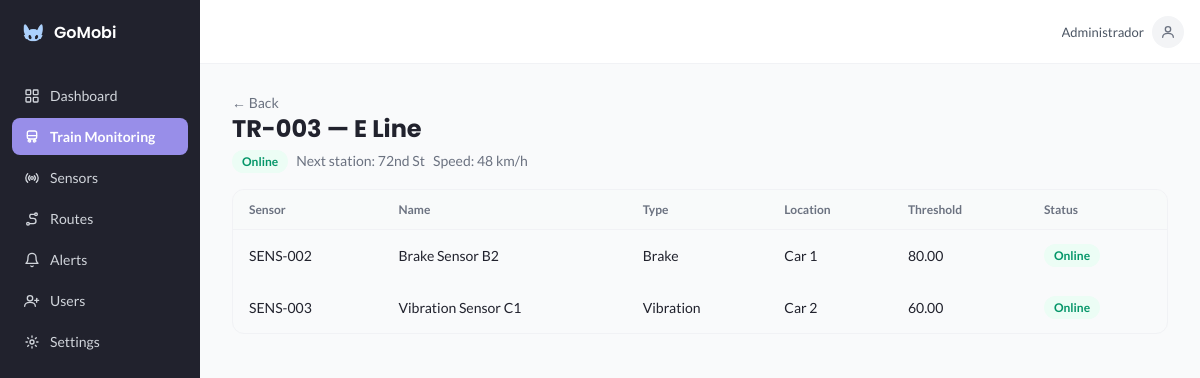
The app's page /trem.php?id=TR-003 (signed in) with its own data.
### tables this page shows
CREATE TABLE IF NOT EXISTS trem (
  id              INT UNSIGNED NOT NULL AUTO_INCREMENT,
  codigo          VARCHAR(20)  NOT NULL,
  linha           VARCHAR(50)  NOT NULL,
  status          ENUM('Online','Warning','Offline') NOT NULL DEFAULT 'Online',
  proxima_estacao VARCHAR(80)  NOT NULL DEFAULT '',
  velocidade      SMALLINT UNSIGNED NOT NULL DEFAULT 0,
  PRIMARY KEY (id),
  UNIQUE KEY uq_trem_codigo (codigo)
);

CREATE TABLE IF NOT EXISTS sensor (
  id          INT UNSIGNED NOT NULL AUTO_INCREMENT,
  codigo      VARCHAR(20)  NOT NULL,
  nome        VARCHAR(100) NOT NULL,
  tipo        VARCHAR(30)  NOT NULL,
  localizacao VARCHAR(100) NOT NULL DEFAULT '',
  threshold   DECIMAL(10,2) NOT NULL,
  status      ENUM('Online','Warning','Offline') NOT NULL DEFAULT 'Online',
  trem_id     INT UNSIGNED NULL,
  PRIMARY KEY (id),
  UNIQUE KEY uq_sensor_codigo (codigo),
  CONSTRAINT fk_sensor_trem FOREIGN KEY (trem_id) REFERENCES trem (id) ON DELETE SET NULL
);

### includes/proteger.php (called while the page is built, shortened)
<?php
if (!function_exists('h')) {
    function h($texto): string
    {
        return htmlspecialchars((string) $texto, ENT_QUOTES, 'UTF-8');
    }
}

### trem.php (the view, shortened to what this page needs)
<?php
require_once __DIR__ . '/includes/proteger.php';
require __DIR__ . '/config/conexao.php';
$busca = (isset($_GET['id']) && is_string($_GET['id'])) ? trim($_GET['id']) : '';
$id_num = (int) $busca;
$st = $conexao->prepare('SELECT id, codigo, linha, status, proxima_estacao, velocidade FROM trem WHERE codigo = ? OR id = ?');
$st->bind_param('si', $busca, $id_num);
$st->execute();
$st->bind_result($tid, $codigo, $linha, $status, $prox, $vel);
$achou = ($st->fetch() === true);
$sensores = [];
if ($achou) {
    $st = $conexao->prepare('SELECT codigo, nome, tipo, localizacao, threshold, status FROM sensor WHERE trem_id = ? ORDER BY codigo');
    $st->bind_param('i', $tid);
    $st->execute();
    $res = $st->get_result();
    while ($l = $res->fetch_assoc()) { $sensores[] = $l; }
}
require __DIR__ . '/includes/layout_inicio.php';
?>
        <a href="trens.php" class="back-link">← Back</a>
<?php if (!$achou): ?>
        <p class="no-sensors-text">Train not found.</p>
<?php else: ?>
        <h1 class="page-title"><?= h($codigo) ?> — <?= h($linha) ?></h1>
        <p class="page-subtitle"><span class="badge badge-<?= h(strtolower($status)) ?>"><?= h($status) ?></span>
          &nbsp; Next station: <?= h($prox ?: '-') ?> &nbsp; Speed: <?= (int) $vel ?> km/h</p>
        <div class="table-wrap">
          <table>
            <thead><tr><th>Sensor</th><th>Name</th><th>Type</th><th>Location</th><th>Threshold</th><th>Status</th></tr></thead>
            <tbody>
<?php if (!$sensores): ?>
              <tr><td colspan="6">No sensors linked to this train.</td></tr>
<?php else: foreach ($sensores as $s): ?>
              <tr><td><?= h($s['codigo']) ?></td><td><?= h($s['nome']) ?></td><td><?= h($s['tipo']) ?></td><td><?= h($s['localizacao']) ?></td>
                  <td><?= h($s['threshold']) ?></td><td><span class="badge badge-<?= h(strtolower($s['status'])) ?>"><?= h($s['status']) ?></span></td></tr>
<?php endforeach; endif; ?>
            </tbody>
          </table>
        </div>
<?php endif; ?>
<?php require __DIR__ . '/includes/layout_fim.php'; ?>

### assets/css/style.css (style rules this page uses)
:root { --azul-claro: #acd1fd; --roxo-claro: #988ee9; --roxo-hover: #847ade; --azul-escuro: #21222d; --branco: #ffffff; --cinza-fundo: #f9fafb; --cinza-borda: #e5e7eb; --cinza-texto: #6b7280; --vermelho: #ef4444; --verde: #10b981; --amarelo: #f59e0b; }
* { box-sizing: border-box; margin: 0; padding: 0; }
body { font-family: 'Lato', sans-serif; color: var(--azul-escuro); background-color: var(--branco); -webkit-font-smoothing: antialiased; }
h1, h2, h3, h4 { font-family: 'Poppins', sans-serif; }
a { text-decoration: none; color: inherit; }
.page-title { font-size: 24px; font-weight: 700; }
.page-subtitle { font-size: 14px; color: var(--cinza-texto); margin-top: 4px; }
.badge { display: inline-flex; align-items: center; gap: 6px; padding: 4px 10px; border-radius: 999px; font-size: 12px; font-weight: 600; }
.badge-online, .badge-active { background-color: #ecfdf5; color: #059669; }
.back-link { display: inline-flex; align-items: center; gap: 6px; font-size: 14px; color: var(--cinza-texto); }
.table-wrap { margin-top: 16px; overflow-x: auto; border: 1px solid #f1f2f5; border-radius: 12px; }
table { width: 100%; min-width: 720px; border-collapse: collapse; text-align: left; }
thead tr { border-bottom: 1px solid #f1f2f5; background-color: #f9fafb99; }
th { padding: 12px 16px; font-size: 12px; font-weight: 600; color: var(--cinza-texto); white-space: nowrap; }
tbody tr { border-bottom: 1px solid #f9fafb; }
tbody tr:last-child { border-bottom: none; }
td { padding: 14px 16px; font-size: 14px; white-space: nowrap; }

### records on screen
trem: codigo "TR-003", linha "E Line", status "Online", proxima_estacao "72nd St", velocidade "48"
sensor: codigo "SENS-002", nome "Brake Sensor B2", tipo "Brake", localizacao "Car 1", threshold "80.00", status "Online"
sensor: codigo "SENS-003", nome "Vibration Sensor C1", tipo "Vibration", localizacao "Car 2", threshold "60.00", status "Online"

### other values on screen
$item['rotulo'] "Dashboard"
$item['rotulo'] "Train Monitoring"
$item['rotulo'] "Sensors"
$item['rotulo'] "Routes"
$item['rotulo'] "Alerts"
$item['rotulo'] "Users"
$item['rotulo'] "Settings"
$nome_logado "Administrador"
